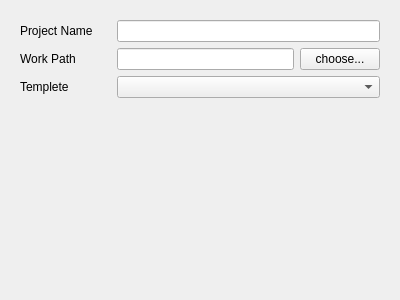
<?xml version="1.0" encoding="UTF-8"?>
<ui version="4.0">
 <class>FileForm</class>
 <widget class="QWidget" name="FileForm">
  <property name="geometry">
   <rect>
    <x>0</x>
    <y>0</y>
    <width>400</width>
    <height>300</height>
   </rect>
  </property>
  <property name="windowTitle">
   <string>Form</string>
  </property>
  <layout class="QVBoxLayout" name="verticalLayout_3">
   <item>
    <layout class="QHBoxLayout" name="horizontalLayout_2">
     <item>
      <widget class="QWidget" name="widget" native="true">
       <layout class="QVBoxLayout" name="verticalLayout">
        <item>
         <widget class="QLabel" name="label">
          <property name="text">
           <string>Project Name</string>
          </property>
         </widget>
        </item>
        <item>
         <widget class="QLabel" name="label_2">
          <property name="text">
           <string>Work Path</string>
          </property>
         </widget>
        </item>
        <item>
         <widget class="QLabel" name="label_3">
          <property name="text">
           <string>Templete</string>
          </property>
         </widget>
        </item>
       </layout>
      </widget>
     </item>
     <item>
      <widget class="QWidget" name="widget_2" native="true">
       <layout class="QVBoxLayout" name="verticalLayout_2">
        <item>
         <widget class="QLineEdit" name="projectName"/>
        </item>
        <item>
         <layout class="QHBoxLayout" name="horizontalLayout">
          <item>
           <widget class="QLineEdit" name="workPath"/>
          </item>
          <item>
           <widget class="QPushButton" name="choose">
            <property name="text">
             <string>choose...</string>
            </property>
           </widget>
          </item>
         </layout>
        </item>
        <item>
         <widget class="QComboBox" name="comboBox"/>
        </item>
       </layout>
      </widget>
     </item>
    </layout>
   </item>
   <item>
    <spacer name="verticalSpacer">
     <property name="orientation">
      <enum>Qt::Vertical</enum>
     </property>
     <property name="sizeHint" stdset="0">
      <size>
       <width>20</width>
       <height>170</height>
      </size>
     </property>
    </spacer>
   </item>
  </layout>
 </widget>
 <resources/>
 <connections/>
</ui>
